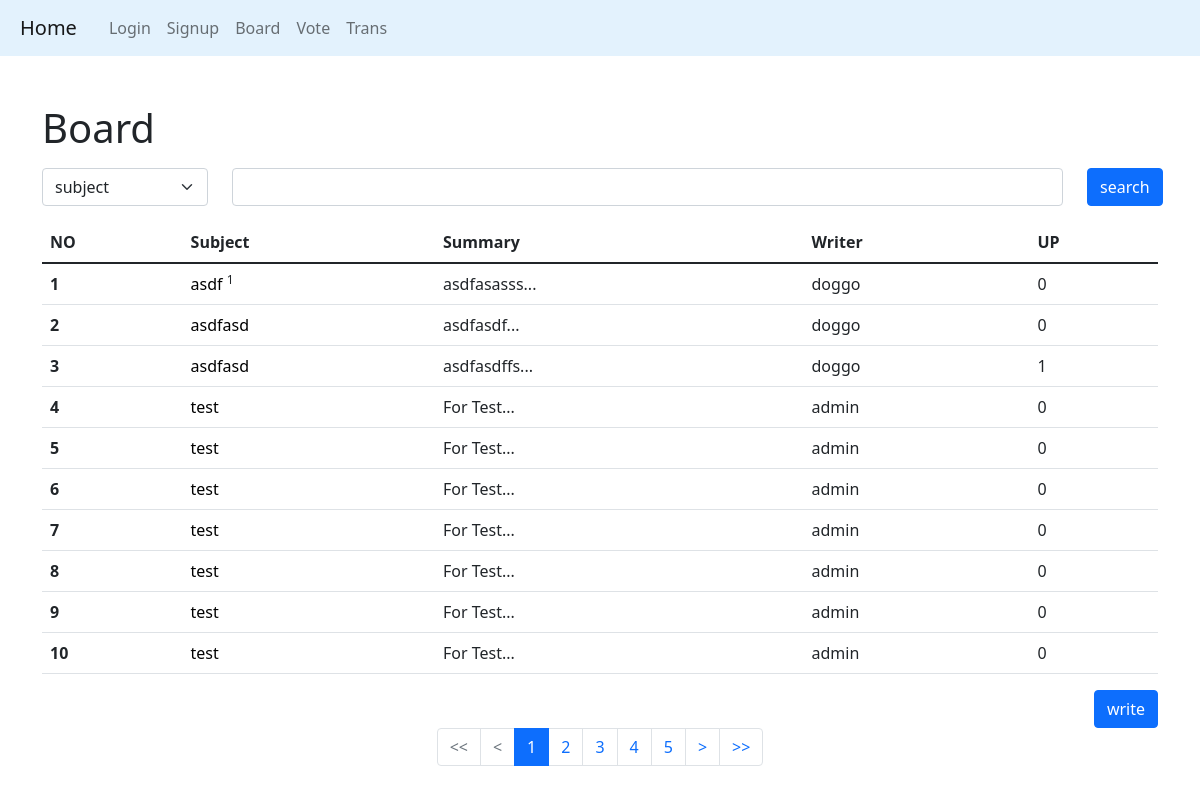
/board/, run on the app's committed database.
### bd/models.py (models this page shows)
class Board(models.Model):
    subject = models.CharField(max_length=100)
    writer = models.CharField(max_length=50)
    content = models.TextField()
    up = models.ManyToManyField(User, blank=True)
    def summary(self):
        return self.content[:10] + "..."

### bd/views.py (the view)
# urls.py: path('', views.index, name='index'),
def index(request):
    kw = request.GET.get('kw','')
    cate = request.GET.get('cate','')
    page = request.GET.get('page', 1)
    if kw:
        if cate == 'subject':
            b = Board.objects.filter(subject__startswith=kw)
        elif cate == 'writer':
            b = Board.objects.filter(writer__startswith=kw)
        else:
            b = Board.objects.filter(content__contains=kw)
    else:
        b = Board.objects.all()
    pag = Paginator(b, 10)
    obj = pag.get_page(page)
    context={
        'con' : obj,
        'cate' : cate,
        'kw' : kw,
    }
    return render(request, "bd/index.html", context)

### template/bd/index.html (shortened to what this page needs)
{% extends 'index.html' %}
{% block content %}
{% load mathfilters%}
<div class="container mt-5 mb-5">
    <h1>Board</h1>
    <form>
        <div class="row mt-3">
            <div class="col-lg-2">
                <select class="form-select" name="cate">
                    <option value="subject" {% if cate == 'subject' %}selected{% endif %}>subject</option>
                </select>
            </div>
            <div class="col-lg-9">
                <input type="search" name="kw" value="{{kw}}" class="form-control">
            </div>
            <div class="col-lg-1">
                <button class="btn btn-primary">search</button>
            </div>
        </div>
    </form>
    <table class="table mt-3 table-hover">
    <thead>
        <tr>
            <th scope="col">NO</th>
            <th scope="col">Subject</th>
            <th scope="col">Summary</th>
            <th scope="col">Writer</th>
            <th scope="col">UP</th>
        </tr>
    </thead>
    <tbody>
        {% if con %}
            {% for i in con %}
                <tr>
                    <th scope="row">{{ forloop.counter }}</th>
                    <td>
                        <a href="{% url 'board:detail' i.id %}">{{ i.subject }}</a>
                        {% if i.reply_set.all.count %}<sup>{{ i.reply_set.all.count }}</sup>{%endif%}
                    </td>
                    <td>{{ i.summary }}</td>
                    {% if user.username == i.writer %}
                        <td><mark>{{ i.writer }}<mark></td>
                    {% else %}
                        <td>{{ i.writer }}</td>
                    {% endif %}
                    <td>{{ i.up.all.count }}</td>
                </tr>
            {%endfor%}
        {% else %}
            <tr>
                <th colspan="5">No Contents</th>
            </tr>
        {% endif %}
    </tbody>
    </table>
    <div class="text-end">
        <a href="{% url 'board:create' %}"><button class="btn btn-primary">write</button></a>
    </div>
    <nav aria-label="Page navigation example">
        <ul class="pagination justify-content-center">
            {% if con.has_previous %}
                <li class="page-item">
                    <a class="page-link" href="{% url 'board:index' %}?page=1&kw={{kw}}&cate={{cate}}"><<</a>
                </li>
                <li class="page-item">
                    <a class="page-link" href="{% url 'board:index' %}?page={{con.previous_page_number}}&kw={{kw}}&cate={{cate}}"><</a>
                </li>
            {% else %}
                <li class="page-item disabled">
                    <a class="page-link"><<</a>
                </li>
                <li class="page-item disabled">
                    <a class="page-link"><</a>
                </li>
            {% endif %}
            {% for i in con.paginator.page_range %}
                {% if i >= con.number|sub:1|intdiv:5|mul:5|add:1 and i <= con.number|sub:1|intdiv:5|mul:5|add:5 %}
                    {% if con.number == i %}
                        <li class="page-item active"><a class="page-link">{{i}}</a></li>
                    {% else %}
                        <li class="page-item"><a class="page-link" href="{% url 'board:index' %}?page={{i}}&kw={{kw}}&cate={{cate}}">{{i}}</a></li>
                    {% endif %}
                {% endif %}
            {% endfor %}
            {% if con.has_next %}
                <li class="page-item">
                    <a class="page-link" href="{% url 'board:index' %}?page={{con.next_page_number}}&kw={{kw}}&cate={{cate}}">></a>
                </li>
                <li class="page-item">
                    <a class="page-link" href="{% url 'board:index' %}?page={{con.paginator.num_pages}}&kw={{kw}}&cate={{cate}}">>></a>
                </li>
            {% endif %}
        </ul>
    </nav>
</div>
{%endblock%}

### template/bd/index.html (style rules this page uses)
a { text-decoration: none; color: black; }

### data on the page
Board: subject "asdf", reply_set.all.count "1", summary "asdfasasss...", writer "doggo", up.all.count "0"
Board: subject "asdfasd", summary "asdfasdf...", writer "doggo", up.all.count "0"
Board: subject "asdfasd", summary "asdfasdffs...", writer "doggo", up.all.count "1"
Board: subject "test", summary "For Test...", writer "admin", up.all.count "0"
Board: subject "test", summary "For Test...", writer "admin", up.all.count "0"
Board: subject "test", summary "For Test...", writer "admin", up.all.count "0"
Board: subject "test", summary "For Test...", writer "admin", up.all.count "0"
Board: subject "test", summary "For Test...", writer "admin", up.all.count "0"
Board: subject "test", summary "For Test...", writer "admin", up.all.count "0"
Board: subject "test", summary "For Test...", writer "admin", up.all.count "0"

### other printed values
{{ i }} "1"
{{ i }} "2" "3" "4" "5"
